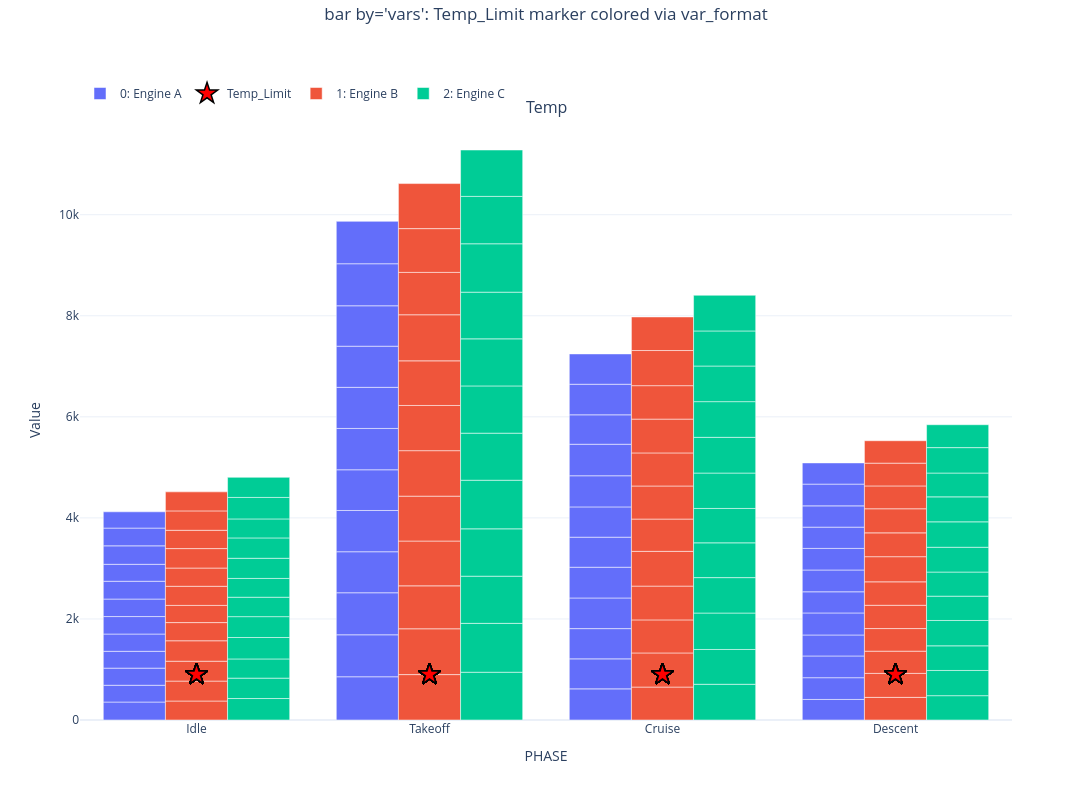

Source (notebook cell):
### Markdown cell above
## 4. Variable color on **marker overlays** (`bar` with `markers=`)

In the subplot-per-variable bar view, bars are colored per dataset, but a
**marker overlay** column (e.g. a limit line) is colored by *its* `var_format`.
Here we give `Temp_Limit` a red star.

### Code cell
nb.var_format("Temp_Limit", color="red", marker="*", markersize=16)
nb.suptitle = "bar by='vars': Temp_Limit marker colored via var_format"
nb.bar(x="PHASE", y="Temp", markers="Temp_Limit", by="vars")

### Figure 1 — Plotly figure (JSON) as saved in the notebook; plotly's stock layout.template omitted (floating-point values rounded to 4 significant figures)
{"data": [{"alignmentgroup": "bars", "legendgroup": "group_0", "marker": {"color": "#636EFA"}, "name": "0: Engine A", "offsetgroup": "set_0", "opacity": 1, "showlegend": true, "type": "bar", "x": ["Idle", "Idle", "Idle", "Idle", "Idle", "Idle", "Idle", "Idle", "Idle", "Idle", "Idle", "Idle", "Takeoff", "Takeoff", "Takeoff", "Takeoff", "Takeoff", "Takeoff", "Takeoff", "Takeoff", "Takeoff", "Takeoff", "Takeoff", "Takeoff", "Cruise", "Cruise", "Cruise", "Cruise", "Cruise", "Cruise", "Cruise", "Cruise", "Cruise", "Cruise", "Cruise", "Cruise", "Descent", "Descent", "Descent", "Descent", "Descent", "Descent", "Descent", "Descent", "Descent", "Descent", "Descent", "Descent"], "xaxis": "x", "y": [355.4, 332.2, 338.8, 333.3, 341.8, 345.8, 346.6, 352.0, 335.4, 365.9, 351.1, 322.2, 856.0, 830.4, 832.0, 811.7, 816.5, 805.7, 818.2, 813.4, 814.5, 799.9, 831.8, 838.9, 616.2, 593.8, 598.8, 606.3, 608.6, 594.6, 599.4, 616.5, 623.6, 582.3, 605.1, 600.2, 407.0, 430.2, 430.1, 415.5, 436.1, 418.6, 431.3, 427.4, 420.9, 420.9, 430.4, 419.9], "yaxis": "y"}, {"alignmentgroup": "bars", "hovertemplate": "<b>Engine A</b><br>PHASE: %{x}<br>Temp_Limit: %{y:.4g}<extra></extra>", "legendgroup": "marker_Temp_Limit", "marker": {"color": "red", "line": {"color": "black", "width": 1.5}, "opacity": 1, "size": 16, "symbol": "star"}, "mode": "markers", "name": "Temp_Limit", "offsetgroup": "set_0", "showlegend": true, "type": "scatter", "x": ["Idle", "Idle", "Idle", "Idle", "Idle", "Idle", "Idle", "Idle", "Idle", "Idle", "Idle", "Idle", "Takeoff", "Takeoff", "Takeoff", "Takeoff", "Takeoff", "Takeoff", "Takeoff", "Takeoff", "Takeoff", "Takeoff", "Takeoff", "Takeoff", "Cruise", "Cruise", "Cruise", "Cruise", "Cruise", "Cruise", "Cruise", "Cruise", "Cruise", "Cruise", "Cruise", "Cruise", "Descent", "Descent", "Descent", "Descent", "Descent", "Descent", "Descent", "Descent", "Descent", "Descent", "Descent", "Descent"], "xaxis": "x", "y": [900, 900, 900, 900, 900, 900, 900, 900, 900, 900, 900, 900, 900, 900, 900, 900, 900, 900, 900, 900, 900, 900, 900, 900, 900, 900, 900, 900, 900, 900, 900, 900, 900, 900, 900, 900, 900, 900, 900, 900, 900, 900, 900, 900, 900, 900, 900, 900], "yaxis": "y"}, {"alignmentgroup": "bars", "legendgroup": "group_1", "marker": {"color": "#EF553B"}, "name": "1: Engine B", "offsetgroup": "set_1", "opacity": 1, "showlegend": true, "type": "bar", "x": ["Idle", "Idle", "Idle", "Idle", "Idle", "Idle", "Idle", "Idle", "Idle", "Idle", "Idle", "Idle", "Takeoff", "Takeoff", "Takeoff", "Takeoff", "Takeoff", "Takeoff", "Takeoff", "Takeoff", "Takeoff", "Takeoff", "Takeoff", "Takeoff", "Cruise", "Cruise", "Cruise", "Cruise", "Cruise", "Cruise", "Cruise", "Cruise", "Cruise", "Cruise", "Cruise", "Cruise", "Descent", "Descent", "Descent", "Descent", "Descent", "Descent", "Descent", "Descent", "Descent", "Descent", "Descent", "Descent"], "xaxis": "x", "y": [375.5, 394.6, 393.5, 404.7, 359.7, 340.0, 378.7, 360.5, 385.3, 362.0, 384.1, 376.4, 899.0, 906.4, 850.2, 886.4, 888.4, 900.1, 894.8, 883.1, 911.9, 838.6, 866.2, 891.6, 651.8, 675.3, 654.3, 668.8, 687.6, 638.8, 654.7, 654.6, 669.2, 662.2, 695.1, 664.5, 448.1, 474.4, 440.0, 447.4, 460.7, 463.7, 498.1, 471.4, 477.1, 452.2, 450.4, 443.7], "yaxis": "y"}, {"alignmentgroup": "bars", "hovertemplate": "<b>Engine B</b><br>PHASE: %{x}<br>Temp_Limit: %{y:.4g}<extra></extra>", "legendgroup": "marker_Temp_Limit", "marker": {"color": "red", "line": {"color": "black", "width": 1.5}, "opacity": 1, "size": 16, "symbol": "star"}, "mode": "markers", "name": "Temp_Limit", "offsetgroup": "set_1", "showlegend": false, "type": "scatter", "x": ["Idle", "Idle", "Idle", "Idle", "Idle", "Idle", "Idle", "Idle", "Idle", "Idle", "Idle", "Idle", "Takeoff", "Takeoff", "Takeoff", "Takeoff", "Takeoff", "Takeoff", "Takeoff", "Takeoff", "Takeoff", "Takeoff", "Takeoff", "Takeoff", "Cruise", "Cruise", "Cruise", "Cruise", "Cruise", "Cruise", "Cruise", "Cruise", "Cruise", "Cruise", "Cruise", "Cruise", "Descent", "Descent", "Descent", "Descent", "Descent", "Descent", "Descent", "Descent", "Descent", "Descent", "Descent", "Descent"], "xaxis": "x", "y": [900, 900, 900, 900, 900, 900, 900, 900, 900, 900, 900, 900, 900, 900, 900, 900, 900, 900, 900, 900, 900, 900, 900, 900, 900, 900, 900, 900, 900, 900, 900, 900, 900, 900, 900, 900, 900, 900, 900, 900, 900, 900, 900, 900, 900, 900, 900, 900], "yaxis": "y"}, {"alignmentgroup": "bars", "legendgroup": "group_2", "marker": {"color": "#00CC96"}, "name": "2: Engine C", "offsetgroup": "set_2", "opacity": 1, "showlegend": true, "type": "bar", "x": ["Idle", "Idle", "Idle", "Idle", "Idle", "Idle", "Idle", "Idle", "Idle", "Idle", "Idle", "Idle", "Takeoff", "Takeoff", "Takeoff", "Takeoff", "Takeoff", "Takeoff", "Takeoff", "Takeoff", "Takeoff", "Takeoff", "Takeoff", "Takeoff", "Cruise", "Cruise", "Cruise", "Cruise", "Cruise", "Cruise", "Cruise", "Cruise", "Cruise", "Cruise", "Cruise", "Cruise", "Descent", "Descent", "Descent", "Descent", "Descent", "Descent", "Descent", "Descent", "Descent", "Descent", "Descent", "Descent"], "xaxis": "x", "y": [425.1, 403.6, 380.0, 424.0, 413.1, 384.2, 371.8, 399.1, 402.8, 375.9, 425.3, 397.7, 945.7, 967.1, 933.6, 937.2, 961.8, 931.7, 934.9, 931.7, 923.8, 958.0, 937.6, 918.2, 707.0, 688.9, 721.0, 701.2, 688.2, 680.5, 700.4, 707.0, 706.4, 705.1, 694.2, 705.7, 481.7, 498.7, 487.7, 501.5, 481.2, 477.1, 490.9, 503.2, 494.1, 471.5, 503.0, 453.2], "yaxis": "y"}, {"alignmentgroup": "bars", "hovertemplate": "<b>Engine C</b><br>PHASE: %{x}<br>Temp_Limit: %{y:.4g}<extra></extra>", "legendgroup": "marker_Temp_Limit", "marker": {"color": "red", "line": {"color": "black", "width": 1.5}, "opacity": 1, "size": 16, "symbol": "star"}, "mode": "markers", "name": "Temp_Limit", "offsetgroup": "set_2", "showlegend": false, "type": "scatter", "x": ["Idle", "Idle", "Idle", "Idle", "Idle", "Idle", "Idle", "Idle", "Idle", "Idle", "Idle", "Idle", "Takeoff", "Takeoff", "Takeoff", "Takeoff", "Takeoff", "Takeoff", "Takeoff", "Takeoff", "Takeoff", "Takeoff", "Takeoff", "Takeoff", "Cruise", "Cruise", "Cruise", "Cruise", "Cruise", "Cruise", "Cruise", "Cruise", "Cruise", "Cruise", "Cruise", "Cruise", "Descent", "Descent", "Descent", "Descent", "Descent", "Descent", "Descent", "Descent", "Descent", "Descent", "Descent", "Descent"], "xaxis": "x", "y": [900, 900, 900, 900, 900, 900, 900, 900, 900, 900, 900, 900, 900, 900, 900, 900, 900, 900, 900, 900, 900, 900, 900, 900, 900, 900, 900, 900, 900, 900, 900, 900, 900, 900, 900, 900, 900, 900, 900, 900, 900, 900, 900, 900, 900, 900, 900, 900], "yaxis": "y"}], "layout": {"annotations": [{"font": {"size": 16}, "showarrow": false, "text": "Temp", "x": 0.5, "xanchor": "center", "xref": "paper", "y": 1, "yanchor": "bottom", "yref": "paper"}], "barmode": "group", "height": 800, "legend": {"orientation": "h", "x": 0, "xanchor": "left", "y": 1.02, "yanchor": "bottom"}, "margin": {"t": 120}, "showlegend": true, "title": {"text": "bar by='vars': Temp_Limit marker colored via var_format", "x": 0.5, "y": 0.99, "yanchor": "top", "yref": "container"}, "width": 1200, "xaxis": {"anchor": "y", "domain": [0, 1], "title": {"text": "PHASE"}}, "yaxis": {"anchor": "x", "domain": [0, 1], "title": {"text": "Value"}}}}
